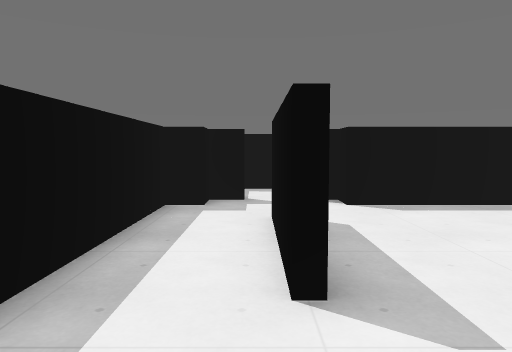
View 1 (above)

21 first-person views from a walk through a Godot game level. The camera is 1.4 m above the floor, tilts 4° down and sees 70° across. The floor is counted in squares, 1 m on a side. Each view is taken from the middle of a square. On the plan, view 1 faces up. The plan holds only what a view shows up to about 16 squares ahead; the rest is blank. The place goes on beyond the plan. Surface patterns are stand-ins for the level's own textures.

View 2
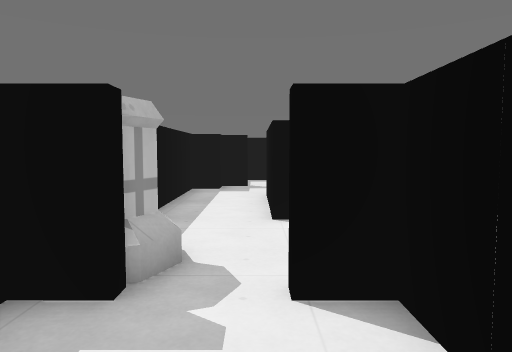

View 3
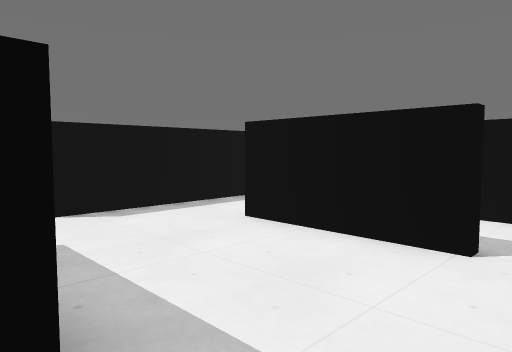

View 4
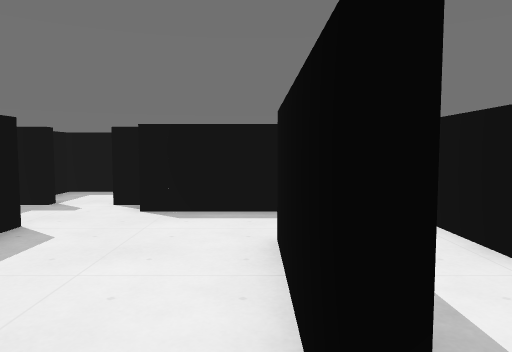

View 5
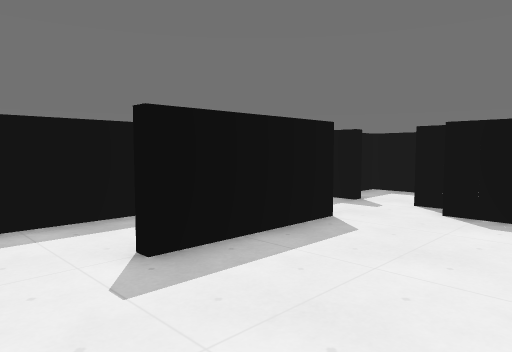

View 6
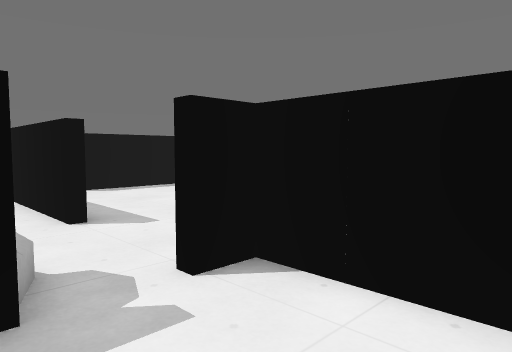

View 7
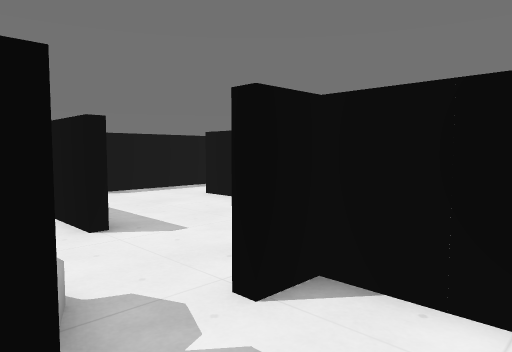

View 8
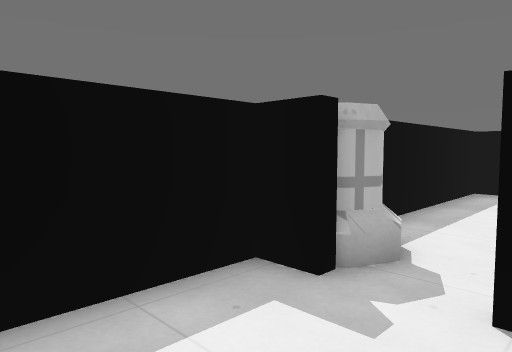

View 9
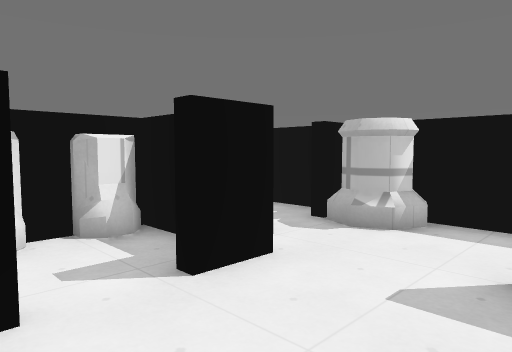

View 10
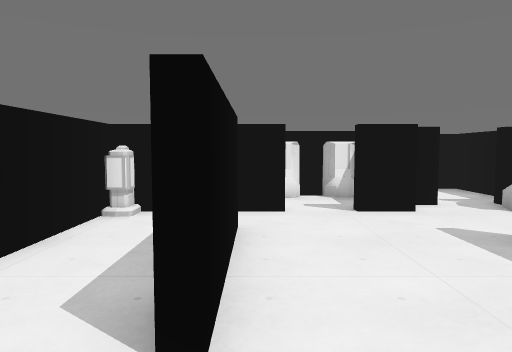

View 11
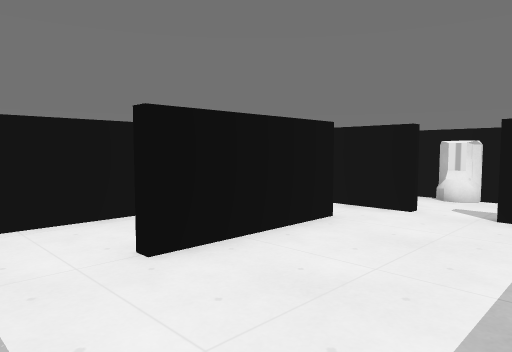

View 12
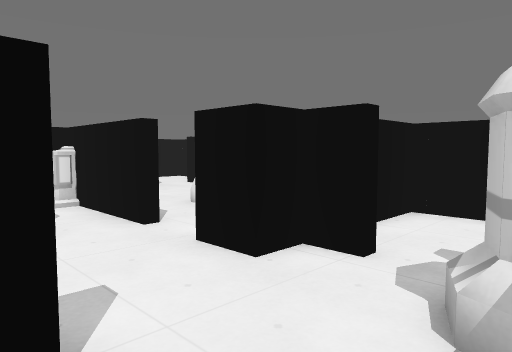

View 13
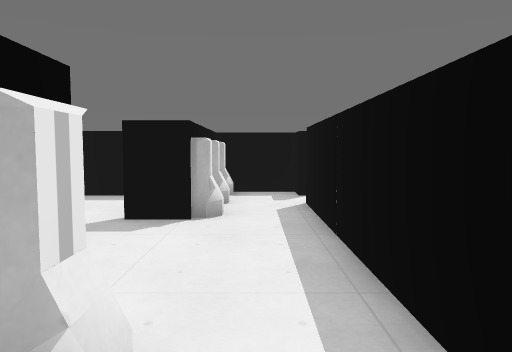

View 14
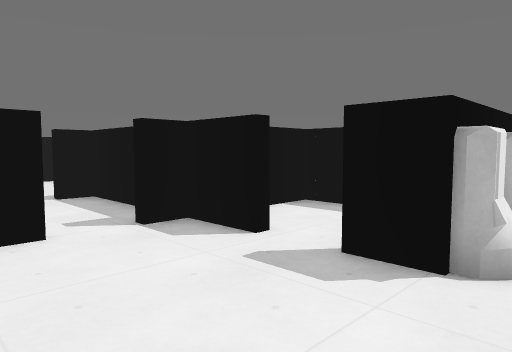

View 15
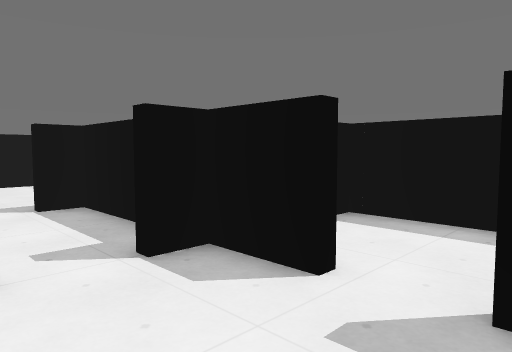

View 16
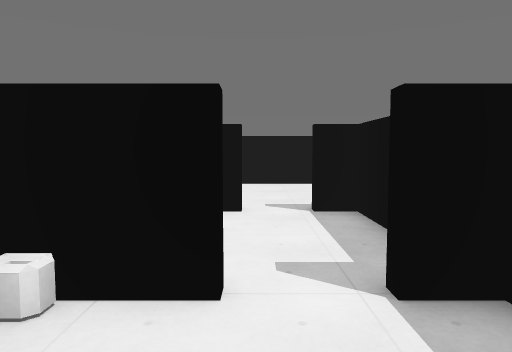

View 17
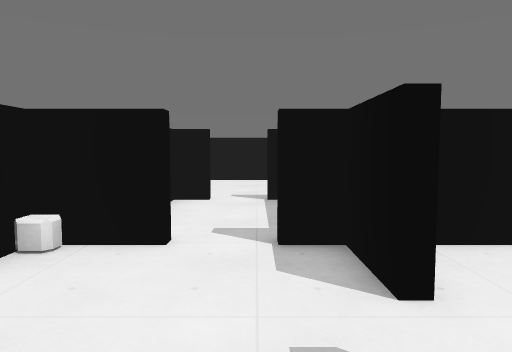

View 18
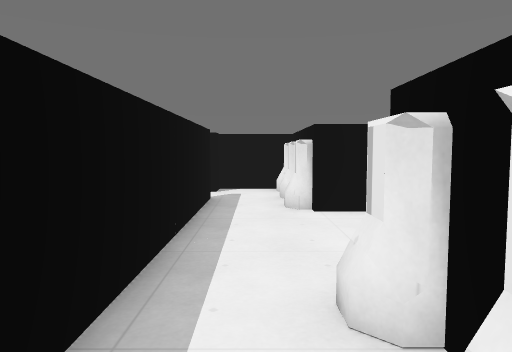

View 19
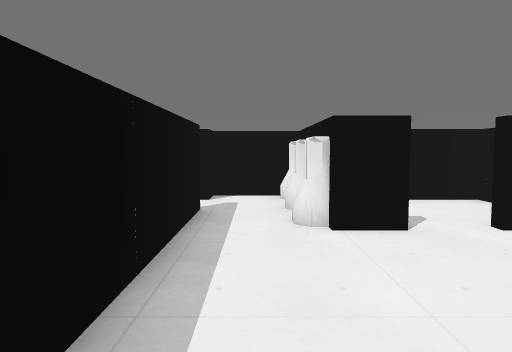

View 20
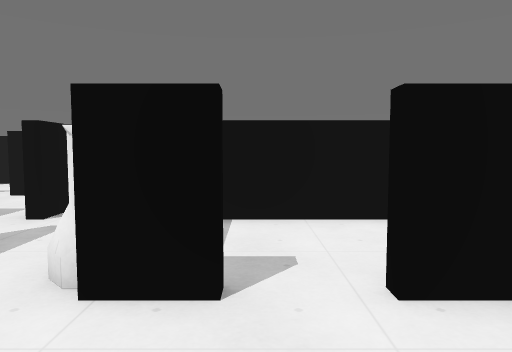

View 21
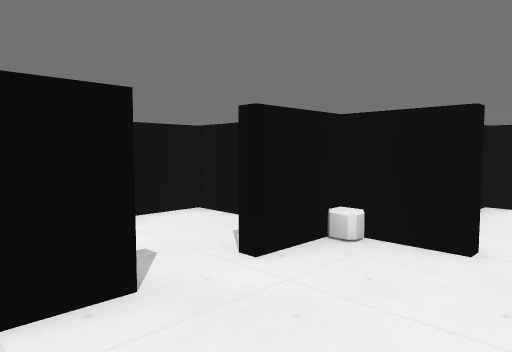

### Floor plan
Key: @ floor where view 1 was taken; # wall or solid block; . floor; ^ raised ledge.
Columns run from 3 left of view 1 to 18 right of it. Each row starts with its distance up from view 1.
 10  ##..#######
  9  #.........
  8 ##..........#
  7 #...#.......#
  6 #...#....#..#
  5 #...#....#..#
  4 #...#....#..#
  3 #........#..#
  2 #...........#      ...
  1 ##.........##     ..
  0 ##.@.#..#########..##
 -1 #...##..............#
 -2 #....###.#.....#.#.##
 -3 #....# ###.....# ###
 -4 #. ..#.............#
 -5 ######.............#
 -6      #....#....#...#
 -7      #...^#...^ ...#
 -8      ######..#   ###
 -9           ....
-10          #....
-11          #....
-12          #....#
-13          ##..##
-14           ...
-15           ...
-16           ....
-17           ....
-18          ....
-19          ....
-20          #####

Where each view was taken, in squares from view 1:
view 1: 0 up, 0 right, facing up
view 2: 4 down, 0 right, facing up
view 3: 1 up, 0 right, facing up-right
view 4: 1 up, 5 right, facing up
view 5: 1 up, 5 right, facing up-left
view 6: 4 down, 2 left, facing up-right
view 7: 3 down, 2 left, facing up-right
view 8: 4 down, 1 right, facing up-left
view 9: 4 up, 5 right, facing down-left
view 10: 9 up, 5 right, facing down
view 11: 9 up, 1 right, facing down-right
view 12: 4 up, 2 left, facing down-right
view 13: 1 down, 14 right, facing left
view 14: 1 down, 11 right, facing down-left
view 15: 3 down, 10 right, facing down-left
view 16: 4 down, 9 right, facing down
view 17: 2 down, 8 right, facing down
view 18: 1 down, 3 right, facing right
view 19: 1 down, 5 right, facing right
view 20: 4 down, 8 right, facing right
view 21: 2 down, 8 right, facing down-right
